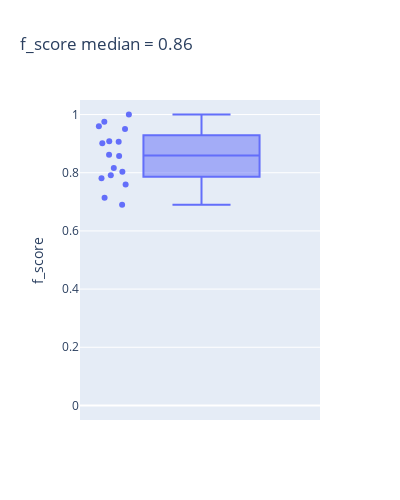

The notebook cell this image was saved under:
### Markdown cell above
#### Plotting classification metrics from NS-Forest results

### Code cell
ns.pl.boxplot(results, "f_score", save = True, output_folder = output_folder, outputfilename_prefix = outputfilename_prefix)

### Figure 1 — Plotly figure (JSON) as saved in the notebook; plotly's stock layout.template omitted (floating-point values rounded to 4 significant figures)
{"data": [{"alignmentgroup": "True", "boxpoints": "all", "hovertemplate": "<b>%{hovertext}</b><br><br>f_score=%{y}<extra></extra>", "hovertext": ["e1_e299_SLC17A7_L5b_Cdh13", "g1_g48_GLI3_Astro_Gja1", "g2_g27_APBB1IP_Micro_Ctss", "g3_g18_GPNMB_OPC_Pdgfra", "g4_g9_MOG_Oligo_Opalin", "i10_i16_TSPAN12_Vip_Mybpc1", "i11_i6_EGF_Vip_Mybpc1", "i1_i90_COL5A2_Ndnf_Car4", "i2_i77_LHX6_Sst_Cbln4", "i3_i56_BAGE2_Ndnf_Cxcl14", "i4_i54_MC4R_Ndnf_Cxcl14", "i5_i47_TRPC3_Ndnf_Car4", "i6_i44_GPR149_Vip_Mybpc1", "i7_i31_CLMP_Ndnf_Cxcl14", "i8_i27_SNCG_Vip_Mybpc1", "i9_i22_TAC3_Vip_Mybpc1"], "legendgroup": "", "marker": {"color": "#636efa"}, "name": "", "notched": false, "offsetgroup": "", "orientation": "v", "showlegend": false, "type": "box", "x0": " ", "xaxis": "x", "y": [0.9597, 0.95, 0.9756, 0.8621, 1, 0.8036, 0.7143, 0.9078, 0.8166, 0.7812, 0.8571, 0.9064, 0.7917, 0.9009, 0.7595, 0.6897], "y0": " ", "yaxis": "y"}], "layout": {"boxmode": "group", "height": 500, "legend": {"tracegroupgap": 0}, "title": {"text": "f_score median = 0.86"}, "width": 400, "xaxis": {"anchor": "y", "autorange": true, "domain": [0, 1], "range": [-0.5127, 0.5], "type": "category"}, "yaxis": {"anchor": "x", "domain": [0, 1], "range": [-0.05, 1.05], "title": {"text": "f_score"}, "type": "linear"}}}
